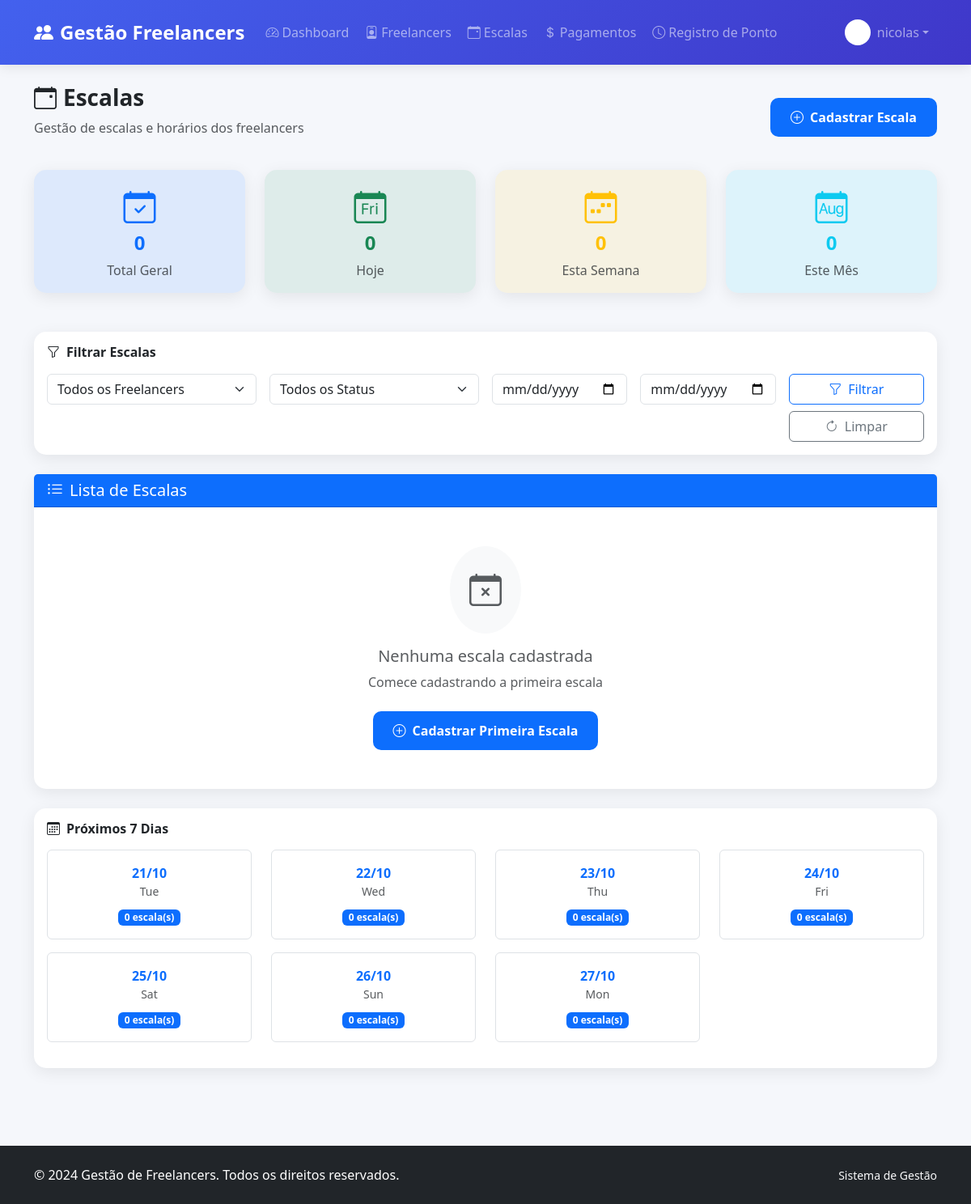
Before: /escalas/ (signed in) with the older database file.
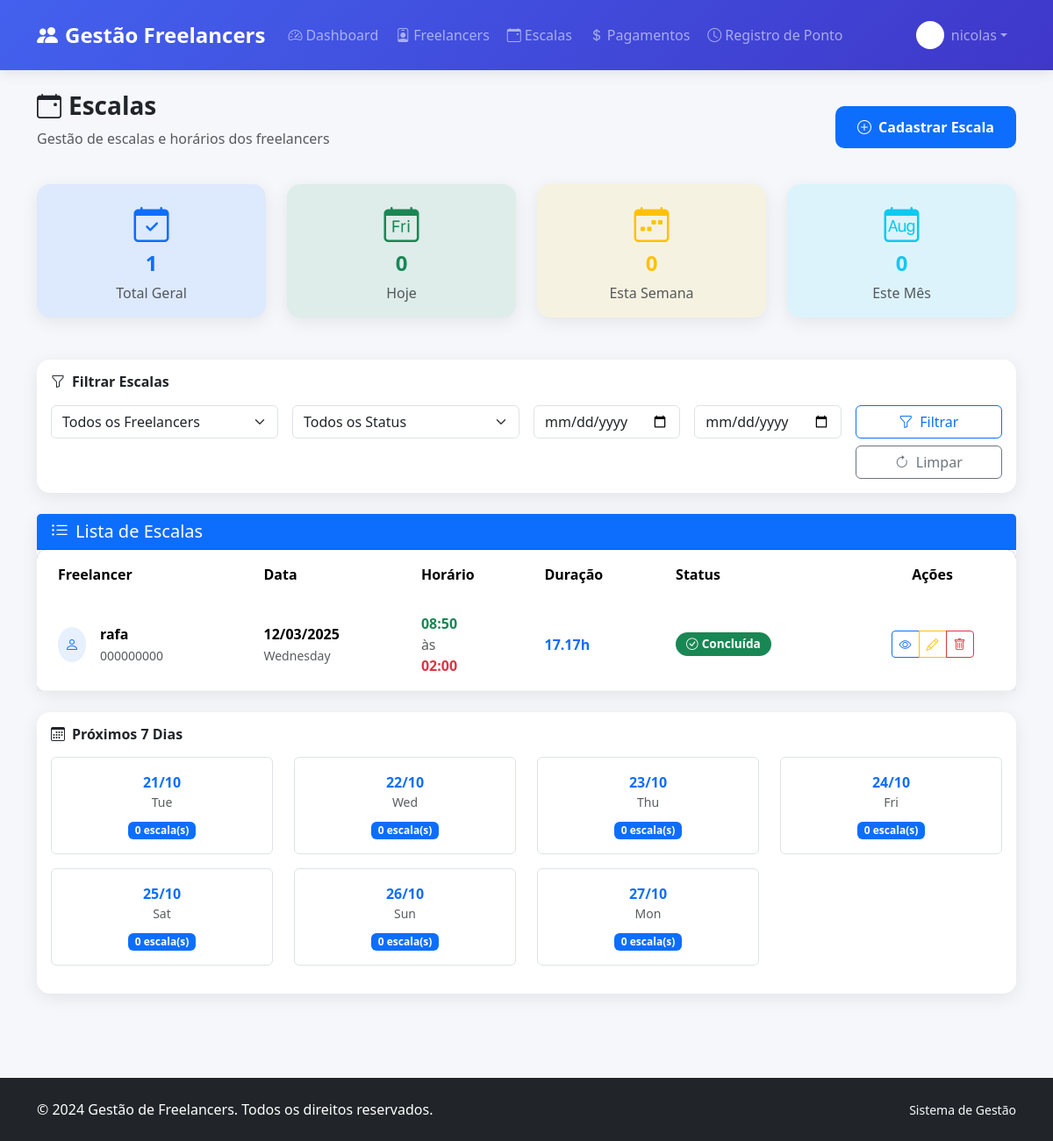
After: the same page with the newer database file.
### escalas/models.py (models this page shows, shortened)
class Escala(models.Model):
    freelancer = models.ForeignKey(Freelancer, on_delete=models.CASCADE)
    data = models.DateField()
    horario_inicio = models.TimeField()
    horario_fim = models.TimeField()
    @property
    def duracao(self):
        inicio = datetime.combine(date.today(), self.horario_inicio)
        fim = datetime.combine(date.today(), self.horario_fim)
        if fim < inicio:
            fim = datetime.combine(date.today(), self.horario_fim)
            fim = fim.replace(day=fim.day + 1)
        diferenca = fim - inicio
        horas = diferenca.total_seconds() / 3600
        return round(horas, 2)
    @property
    def status(self):
        agora = datetime.now()
        data_hora_inicio = datetime.combine(self.data, self.horario_inicio)
        data_hora_fim = datetime.combine(self.data, self.horario_fim)
        if data_hora_fim < data_hora_inicio:
            data_hora_fim = data_hora_fim.replace(day=data_hora_fim.day + 1)
        if agora < data_hora_inicio:
            return "Agendada"
        elif data_hora_inicio <= agora <= data_hora_fim:
            return "Em Andamento"
        else:
            return "Concluída"

### freelancers/models.py (models this page shows, shortened)
class Freelancer(models.Model):
    STATUS_CHOICES = [
        ('ativo', 'Ativo'),
        ('inativo', 'Inativo'),
        ('licenca', 'Licença'),
    ]
    nome = models.CharField(max_length=100)
    cpf = models.CharField(max_length=14, unique=True)
    contato = models.CharField(max_length=50)
    valor_hora = models.DecimalField(max_digits=6, decimal_places=2)
    status = models.CharField(max_length=10, choices=STATUS_CHOICES, default='ativo')

### escalas/views.py (the view)
# urls.py: path('', views.listar_escalas, name='listar_escalas'),
@login_required
def listar_escalas(request):
    if hasattr(request.user, 'perfilusuario') and request.user.perfilusuario.tipo == 'freelancer':
        return redirect('dashboard_freelancer')
    freelancer_filter = request.GET.get('freelancer', '')
    status_filter = request.GET.get('status', '')
    data_inicio = request.GET.get('data_inicio', '')
    data_fim = request.GET.get('data_fim', '')
    escalas = Escala.objects.all().order_by("data", "horario_inicio")
    if freelancer_filter:
        escalas = escalas.filter(freelancer_id=freelancer_filter)
    if data_inicio:
        escalas = escalas.filter(data__gte=data_inicio)
    if data_fim:
        escalas = escalas.filter(data__lte=data_fim)
    if status_filter:
        escalas_lista = []
        for escala in escalas:
            if escala.status == status_filter:
                escalas_lista.append(escala)
        escalas = escalas_lista  # Agora é uma lista, mas já aplicamos todos os filtros anteriores
    hoje = date.today()
    inicio_semana = hoje - timedelta(days=hoje.weekday())
    fim_semana = inicio_semana + timedelta(days=6)
    inicio_mes = hoje.replace(day=1)
    total_escalas = Escala.objects.count()
    escalas_hoje = Escala.objects.filter(data=hoje).count()
    escalas_semana = Escala.objects.filter(data__range=[inicio_semana, fim_semana]).count()
    escalas_mes = Escala.objects.filter(data__year=hoje.year, data__month=hoje.month).count()
    freelancers_ativos = Freelancer.objects.count()
    proximos_dias = []
    for i in range(7):
        dia = hoje + timedelta(days=i)
        total_dia = Escala.objects.filter(data=dia).count()
        proximos_dias.append({
            'data': dia,
            'total_escalas': total_dia
        })
    freelancers = Freelancer.objects.all()
    return render(request, "escalas/listar_escalas.html", {
        "escalas": escalas,
        "freelancers": freelancers,
        "total_escalas": total_escalas,
        "escalas_hoje": escalas_hoje,
        "escalas_semana": escalas_semana,
        "escalas_mes": escalas_mes,
        "freelancers_ativos": freelancers_ativos,
        "proximos_dias": proximos_dias,
        "freelancer_filter": freelancer_filter,
        "status_filter": status_filter,
        "data_inicio": data_inicio,
        "data_fim": data_fim,
    })

### escalas/templates/escalas/listar_escalas.html (shortened to what the changed rows need)
{% extends 'base.html' %}
{% block content %}
<div class="row">
    <div class="col-12">
        <div class="d-flex justify-content-between align-items-center mb-4">
            <div>
                <h1 class="h3 fw-bold text-dark">
                    <i class="bi bi-calendar-event me-2"></i>Escalas
                </h1>
            </div>
        </div>
        <div class="row mb-4">
            <div class="col-md-3">
                <div class="card card-custom bg-primary bg-opacity-10 border-primary">
                    <div class="card-body text-center">
                        <i class="bi bi-calendar-check text-primary fs-1 mb-2"></i>
                        <h4 class="text-primary fw-bold">{{ total_escalas }}</h4>
                        <p class="text-muted mb-0">Total Geral</p>
                    </div>
                </div>
            </div>
        </div>
        <div class="card card-custom">
            <div class="card-body p-0">
                {% if escalas %}
                <div class="table-responsive">
                    <table class="table table-hover table-custom mb-0">
                        <thead>
                            <tr>
                                <th class="ps-4">Freelancer</th>
                                <th>Data</th>
                                <th>Horário</th>
                                <th>Duração</th>
                                <th>Status</th>
                                <th class="text-center">Ações</th>
                            </tr>
                        </thead>
                        <tbody>
                            {% for e in escalas %}
                            <tr>
                                <td class="ps-4">
                                    <div class="d-flex align-items-center">
                                        <div class="bg-primary bg-opacity-10 rounded-circle p-2 me-3">
                                            <i class="bi bi-person text-primary"></i>
                                        </div>
                                        <div>
                                            <strong>{{ e.freelancer.nome }}</strong>
                                            <br>
                                            <small class="text-muted">{{ e.freelancer.contato }}</small>
                                        </div>
                                    </div>
                                </td>
                                <td>
                                    <strong>{{ e.data|date:"d/m/Y" }}</strong>
                                    <br>
                                    <small class="text-muted">{{ e.data|date:"l" }}</small>
                                </td>
                                <td>
                                    <span class="fw-bold text-success">{{ e.horario_inicio|time:"H:i" }}</span>
                                    <br>
                                    <span class="text-muted">às</span>
                                    <br>
                                    <span class="fw-bold text-danger">{{ e.horario_fim|time:"H:i" }}</span>
                                </td>
                                <td>
                                    <span class="fw-bold text-primary">
                                        {{ e.duracao }}h
                                    </span>
                                </td>
                                <td>
                                    {% if e.status == "Concluída" %}
                                    <span class="badge bg-success status-badge">
                                        <i class="bi bi-check-circle me-1"></i>{{ e.status }}
                                    </span>
                                    {% elif e.status == "Em Andamento" %}
                                    <span class="badge bg-warning text-dark status-badge">
                                        <i class="bi bi-clock me-1"></i>{{ e.status }}
                                    </span>
                                    {% else %}
                                    <span class="badge bg-info status-badge">
                                        <i class="bi bi-calendar me-1"></i>{{ e.status }}
                                    </span>
                                    {% endif %}
                                </td>
                                <td class="text-center">
                                    <div class="btn-group">
                                        <a href="{% url 'visualizar_escala' e.id %}" class="btn btn-sm btn-outline-primary" title="Visualizar">
                                            <i class="bi bi-eye"></i>
                                        </a>
                                        <a href="{% url 'editar_escala' e.id %}" class="btn btn-sm btn-outline-warning" title="Editar">
                                            <i class="bi bi-pencil"></i>
                                        </a>
                                        <button type="button" class="btn btn-sm btn-outline-danger"
                                                title="Excluir"
                                                data-bs-toggle="modal"
                                                data-bs-target="#modalExcluir{{ e.id }}">
                                            <i class="bi bi-trash"></i>
                                        </button>
                                    </div>
                                </td>
                            </tr>
                            {% endfor %}
                        </tbody>
                    </table>
                </div>
                {% else %}
                <div class="text-center py-5">
                    <div class="bg-light rounded-circle d-inline-flex p-4 mb-3">
                        <i class="bi bi-calendar-x text-muted fs-1"></i>
                    </div>
                    <h5 class="text-muted">
                        {% if freelancer_filter or status_filter or data_inicio or data_fim %}
                        Nenhuma escala encontrada com os filtros aplicados
                        {% else %}
                        Nenhuma escala cadastrada
                        {% endif %}
                    </h5>
                    <p class="text-muted mb-4">
                        {% if freelancer_filter or status_filter or data_inicio or data_fim %}
                        Tente ajustar os filtros ou <a href="{% url 'listar_escalas' %}">limpar todos os filtros</a>
                        {% else %}
                        Comece cadastrando a primeira escala
                        {% endif %}
                    </p>
                    <a href="{% url 'cadastrar_escala' %}" class="btn btn-primary btn-custom">
                        <i class="bi bi-plus-circle me-2"></i>Cadastrar Primeira Escala
                    </a>
                </div>
                {% endif %}
            </div>
        </div>
        <div class="card card-custom mt-4">
            <div class="card-body">
                <div class="row">
                    {% for dia in proximos_dias %}
                    <div class="col-md-3 col-6 mb-3">
                        <div class="border rounded p-3 text-center">
                            <div class="fw-bold text-primary">{{ dia.data|date:"d/m" }}</div>
                            <small class="text-muted d-block">{{ dia.data|date:"D" }}</small>
                            <div class="mt-2">
                                <span class="badge bg-primary">{{ dia.total_escalas }} escala(s)</span>
                            </div>
                        </div>
                    </div>
                    {% endfor %}
                </div>
            </div>
        </div>
    </div>
</div>
{% endblock %}

Changed rows visible on the page:
added Escala: freelancer.nome "rafa", freelancer.contato "000000000", data "12/03/2025", data "Wednesday", horario_inicio "08:50", horario_fim "02:00", duracao "17.17", status "Concluída"
Other visible differences:
{{ total_escalas }}: "0" → "1"
text no longer shown: "Nenhuma escala cadastrada Comece cadastrando a primeira escala Cadastrar Primeira Escala"
text now shown: "Freelancer Data Horário Duração Status Ações"
